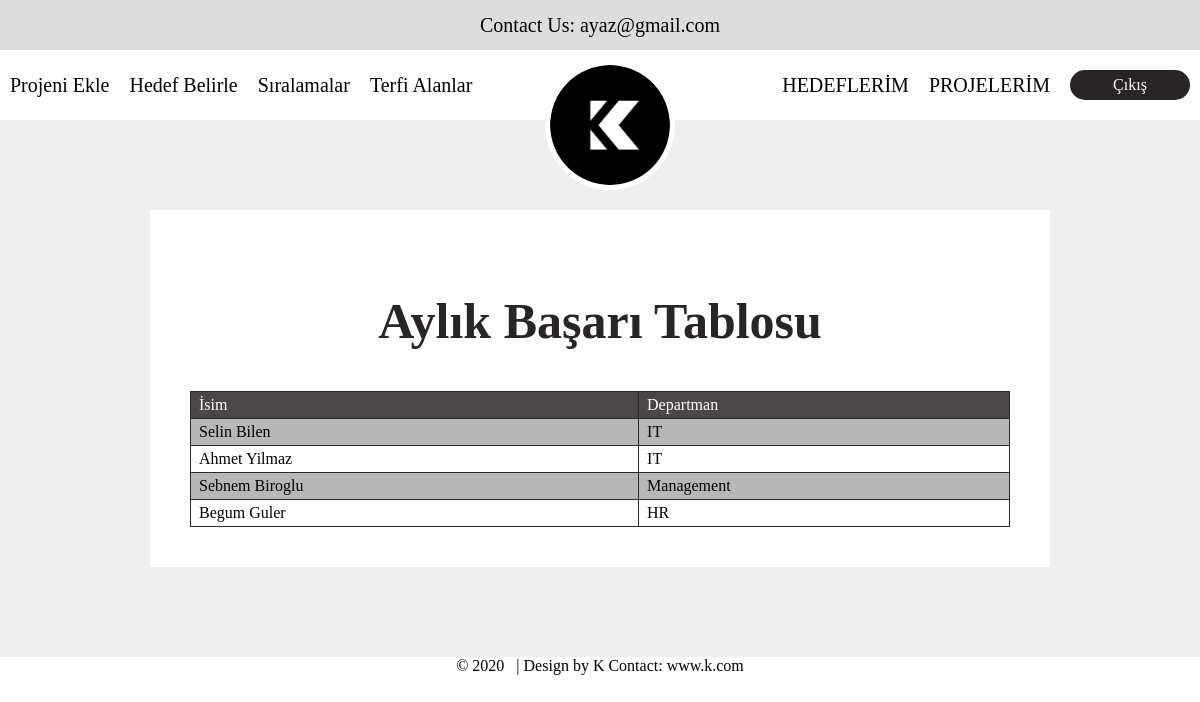
Screenshot of /terfi_1.php with the database file from the repository.
### tables this page shows
CREATE TABLE `terfi_1` (
  `isim` varchar(255) NOT NULL,
  `departman` varchar(255) NOT NULL
);

### terfi_1.php (the view, shortened to what this page needs)
<?php
    include_once 'config.php';
?>
<!DOCTYPE html>
<html>
<head>
</head>
<body>
<header>
    <a class="header-item">
        Contact Us: ayaz@gmail.com
    </a>
      <div class = "navbar">
        <img id="logo" src = "logo.png"  alt="Logo">
          <div class = "navigate">
           <a class="nav-item" href="proje_ekle.php">Projeni Ekle</a>
          <div class = "navigate">
              <div class="dropdown nav-item" >
              <a class="dropbtn">Hedef Belirle</a>
            </div>
              <a class="nav-item" href="sıralama.php">Sıralamalar</a>
            <div class="dropdown nav-item" >
              <a class="dropbtn">Terfi Alanlar</a>
            </div>
          </div>
        </div>
        <div class = "navigate">
             <a class="nav-item" href="hedeflerim.php">HEDEFLERİM</a>
            <a class="nav-item" href="index.php">PROJELERİM</a>
          <a class="buttonstyle" href="signup.php" >Çıkış</a>
        </div>
    </div>
  </header>
    <main style= "padding:90px 0px">
<form id= "main-wrapper" >
    <h2>Aylık Başarı Tablosu</h2>
            <table>
            <tr>
                <td><a style="color:white">İsim</a></td>
        		<td><a style="color:white">Departman</a></td>
    		</tr>
    <?php
        $sql = "SELECT * FROM terfi_1";
        $result = mysqli_query($conn, $sql);
        $resultCheck = mysqli_num_rows($result);
        if ($resultCheck > 0){
            while($row=mysqli_fetch_assoc($result)){
        ?>
        <tr>
           <td><?php echo $row['isim']; ?></td>
            <td><?php echo $row['departman']; ?></td>
        </tr>
     <?php
            }
        }
    ?>
    </table>
        </form>
    </main>
</body>
<footer class="seperator">
&copy; 2020 &nbsp; <span class="seperator" > |
        </span>
        Design by K Contact:<a href > www.k.com</a>
	</footer>
</html>

### CSS.css (style rules this page uses)
body { padding: 0; margin: 0; }
* { box-sizing: border-box; }
a { color: black; }
header { display: flex; flex-direction: column; width: 100%; z-index: 500; position: relative; height: auto; }
.header-item { display: flex; justify-content: center; align-items: center; height: 50px; padding: 0px 10px; font-size: 20px; background: rgba(239,239,239,1); }
.navbar { background-color: white; display: flex; flex-direction: row; justify-content: space-between; position: relative; height: 70px; }
.nav-item { margin: auto 10px; font-size: 20px; cursor: pointer; }
.dropbtn { color: black; font-size: 20px; border: none; }
.dropdown { position: relative; display: inline-block; }
.navigate { display: flex; flex-direction: row; }
.buttonstyle { border: 3px #272525 solid; display: flex; justify-content: center; align-items: center; height: 30px; width: 120px; border-radius: 15px; margin: auto 10px; cursor: pointer; }
.buttonstyle:nth-child(3) { background: #272525; color: white; }
#logo { position: absolute; width: 130px; height: 130px; left: calc(50% - 55px); top: 10px; border: 5px solid white; border-radius: 50%; }
main { background: rgba(239,239,239,1); padding: 50px; display: flex; justify-content: center; }
#main-wrapper { background: white; max-width: 900px; width: 100%; padding: 40px; display: flex; flex-direction: column; justify-content: center; }
body { margin: 0; padding: 0; }
h2 { text-justify: auto; text-align: center; font-size: 50px; color:#272525; }
table { border-collapse: collapse; }
table td { border: 1px solid #2B2A2A; padding: 4px 8px; }
table tr:nth-child(1) td { background-color: #494747; color: white; }
table tr:nth-child(even) td { background-color: #B8B7B7; }
.seperator { text-align: center; }

### terfi_1.php (style rules this page uses)
A { text-decoration: none; }

### rows the page displays
terfi_1: isim "Selin Bilen", departman "IT"
terfi_1: isim "Ahmet Yilmaz", departman "IT"
terfi_1: isim "Sebnem Biroglu", departman "Management"
terfi_1: isim "Begum Guler", departman "HR"
